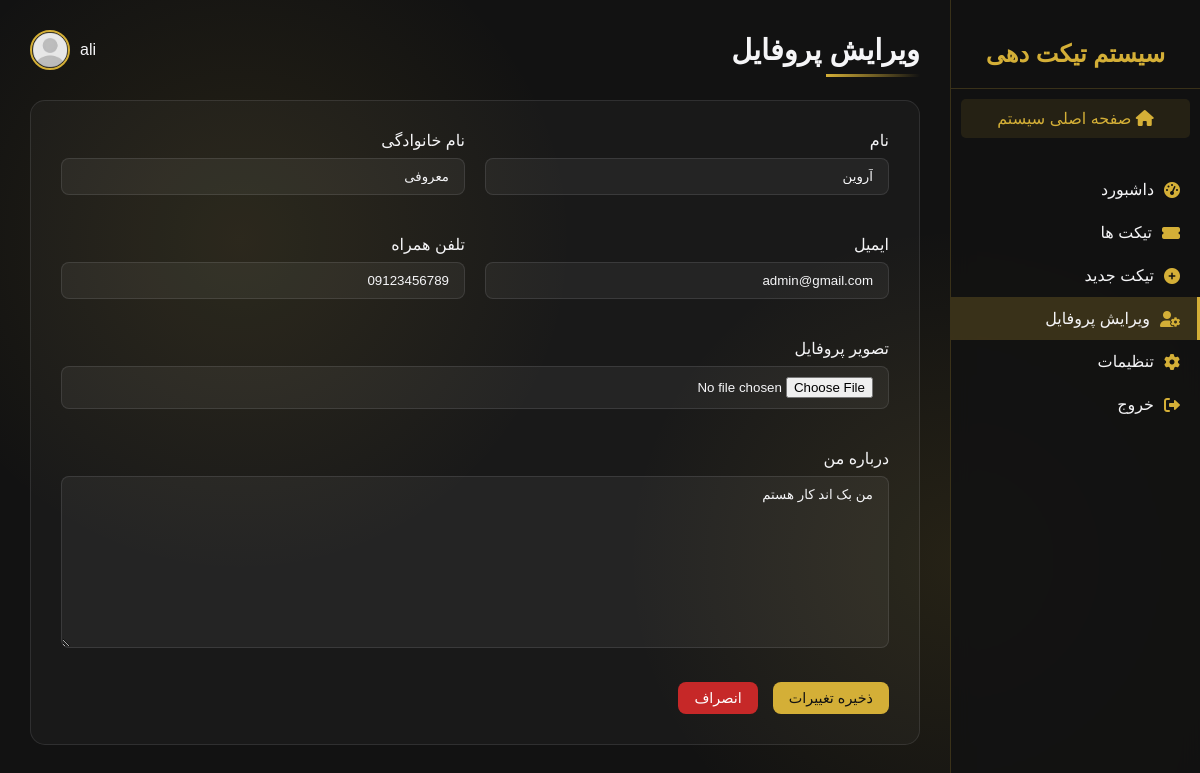
/dashboard/edit_profile/admin/ (signed in), run on the app's committed database.
### accounts/models.py (models this page shows, shortened)
class Profile(models.Model):
    user = models.OneToOneField(User, on_delete=models.CASCADE, related_name='profile', verbose_name="کاربر")
    first_name = models.CharField(max_length=100, null=True, blank=True, verbose_name='نام')
    last_name = models.CharField(max_length=100, null=True, blank=True, verbose_name='نام خانوادگی')
    email = models.EmailField(max_length=100, null=True, blank=True, verbose_name='ایمیل')
    about_me = models.CharField(max_length=250, null=True, blank=True, verbose_name='درباره من')
    phone = models.CharField(max_length=14, null=True, blank=True, verbose_name='شماره تلفن')
    image = models.ImageField(upload_to='accounts/profile', null=True, blank=True, verbose_name='تصویر پروفایل')
    created_at = models.DateTimeField(auto_now_add=True, verbose_name='تاریخ ایجاد')
    class Meta:
        verbose_name = 'پروفایل'
        verbose_name_plural = 'پروفایل ها'

### tickets/views.py (the view)
# urls.py: path('edit_profile/<str:username>/', views.edit_profile, name='edit_profile'),
@login_required
def edit_profile(request, username):
    user = request.user
    profiles = Profile.objects.get(user=user)
    profile = get_object_or_404(Profile, user__username=username)
    if request.method == 'POST':
        form = ProfileEditForm(request.POST or None, request.FILES or None, instance=profile)
        if form.is_valid():
            form.save()
            return redirect('tickets:dashboard')
    else:
        form = ProfileEditForm(instance=profile)
    return render(request, 'tickets/edit_profile.html', {'profiles': profiles, 'form': form})

### tickets/forms.py
class ProfileEditForm(forms.ModelForm):
    first_name = forms.CharField(
        max_length=100,
        widget=forms.TextInput(attrs={'class': 'form-control'}),
        required=False
    )
    last_name = forms.CharField(
        max_length=100,
        widget=forms.TextInput(attrs={'class': 'form-control'}),
        required=False
    )
    email = forms.EmailField(
        max_length=100,
        widget=forms.EmailInput(attrs={'class': 'form-control'}),
        required=False
    )
    phone = forms.CharField(
        max_length=14,
        widget=forms.TextInput(attrs={'class': 'form-control'}),
        required=False
    )
    image = forms.ImageField(
        widget=forms.ClearableFileInput(attrs={'class': 'form-control'}),
        required=False,
    )
    about_me = forms.CharField(
        max_length=250,
        widget=forms.Textarea(attrs={'class': 'form-control'}),
        required=False
    )
    class Meta:
        model = Profile
        fields = ('first_name', 'last_name', 'email', 'phone', 'image', 'about_me')

### tickets/templates/tickets/edit_profile.html (shortened to what this page needs)
{% extends 'dashboard.html' %}
{% load static %}
{% block content %}
    <div class="main-content">
        <div class="header">
            <h2>ویرایش پروفایل</h2>
            <div class="user-info">
                <span>{{ request.user.username }}</span>
                {% if request.user.profile.image %}
                    <img src="{{ request.user.profile.image.url }}" alt="{{ request.user.username }}">
                {% else %}
                    <img src="{% static 'images/profile.png' %}" alt="{{ request.user.username }}">
                {% endif %}
            </div>
        </div>
        <div class="profile-form">
            <form method="post" enctype="multipart/form-data">
                <div class="form-row">
                    <div class="form-group">
                        <label for="first-name">نام</label>
                        {{ form.first_name }}
                    </div>
                    <div class="form-group">
                        <label for="last-name">نام خانوادگی</label>
                        {{ form.last_name }}
                    </div>
                </div>
                <div class="form-row">
                    <div class="form-group">
                        <label for="email">ایمیل</label>
                        {{ form.email }}
                    </div>
                    <div class="form-group">
                        <label for="phone">تلفن همراه</label>
                        {{ form.phone }}
                    </div>
                </div>
                <div class="form-row">
                    <div class="form-group">
                        <label for="avatar">تصویر پروفایل</label>
                        {{ form.image }}
                    </div>
                </div>
                <div class="form-group">
                    <label for="bio">درباره من</label>
                    {{ form.about_me }}
                </div>
                <div class="form-actions">
                    <button type="submit" class="btn btn-primary">ذخیره تغییرات</button>
                    <a href="{% url 'tickets:dashboard' %}" style="text-decoration: none" type="button" class="btn btn-danger">انصراف</a>
                </div>
            </form>
        </div>
    </div>
{% endblock %}

### static/css/dashboard.css (style rules this page uses)
* { margin: 0; padding: 0; box-sizing: border-box; font-family: 'Vazirmatn', sans-serif; }
body { background-color: #121212; color: #F5F5F7; min-height: 100vh; background-image: radial-gradient(circle at 20% 30%, rgba(212, 175, 55, 0.1) 0%, transparent 30%), radial-gradient(circle at 80% 70%, rgba(212, 175, 55, 0.1) 0%, transparent 30%); }
.main-content { margin-right: 250px; padding: 30px; }
.header { display: flex; justify-content: space-between; align-items: center; margin-bottom: 30px; }
.header h2 { color: #F5F5F7; font-size: 1.8rem; position: relative; }
.header h2::after { content: ''; position: absolute; bottom: -10px; right: 0; width: 50%; height: 3px; background: linear-gradient(to right, #D4AF37, transparent); }
.user-info { display: flex; align-items: center; gap: 10px; }
.user-info img { width: 40px; height: 40px; border-radius: 50%; border: 2px solid #D4AF37; }
.btn { padding: 8px 16px; border-radius: 8px; font-size: 0.9rem; cursor: pointer; transition: all 0.3s; display: inline-flex; align-items: center; justify-content: center; gap: 5px; }
.btn-primary { background-color: #D4AF37; color: #121212; border: none; font-weight: 500; }
.btn-danger { background-color: #C62828; color: white; border: none; }
.form-group { margin-bottom: 20px; }
.form-group label { display: block; margin-bottom: 8px; color: #F5F5F7; }
.form-control { width: 100%; padding: 10px 15px; background-color: rgba(245, 245, 247, 0.05); border: 1px solid rgba(245, 245, 247, 0.1); border-radius: 8px; color: #F5F5F7; transition: all 0.3s; }
textarea.form-control { min-height: 150px; }
.form-actions { display: flex; gap: 10px; margin-top: 20px; }
.profile-form, .password-form { background-color: rgba(245, 245, 247, 0.03); border: 1px solid rgba(245, 245, 247, 0.1); border-radius: 15px; padding: 30px; }
.form-row { display: flex; gap: 20px; margin-bottom: 20px; }
.form-row .form-group { flex: 1; }
.form-actions { display: flex; gap: 15px; margin-top: 30px; }

### data on the page
Profile: first_name "آروین", last_name "معروفی", email "admin@gmail.com", phone "09123456789", about_me "من بک اند کار هستم"

### other printed values
{{ request.user.username }} "ali"
